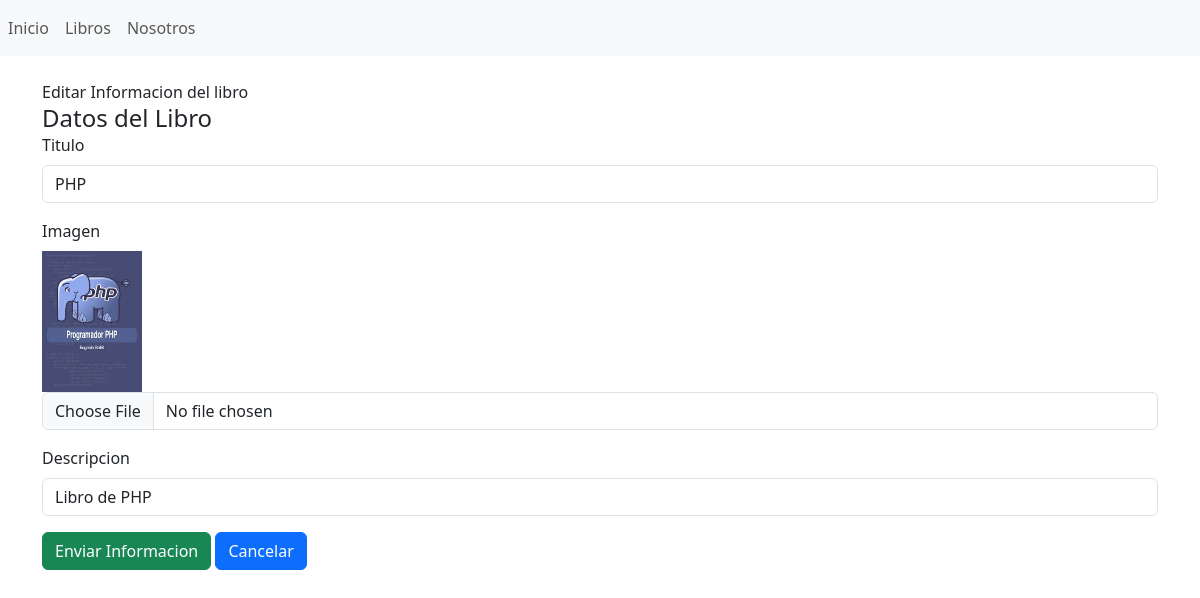
Screenshot of /libros/editar/1 with the database file from the repository.
### libreria/models.py (models this page shows, shortened)
class Libro(models.Model):
    id=models.AutoField(primary_key=True)
    titulo = models.CharField(max_length=100,verbose_name='Titulo')
    imagen = models.ImageField(upload_to='imagenes/', verbose_name='Imagen', null=True)
    descripcion=models.TextField(null=True,verbose_name='Descripcion')

### libreria/views.py (the view)
# urls.py: path('libros/editar',views.editar, name='editar'),
def editar(request, id):
    libro =Libro.objects.get(id=id)
    formulario= LibroForm(request.POST or None, request.FILES or None, instance=libro)
    if formulario.is_valid() and request.POST:
        formulario.save()
        return redirect('libros')
    return render(request, 'libros/editar.html', {'formulario': formulario})

### libreria/forms.py
class LibroForm(forms.ModelForm):
    class Meta:
        model=Libro
        fields="__all__"

### libreria/templates/libros/editar.html (shortened to what this page needs)
{% extends "base.html" %}
{% block contenido %}
<div class="card-header">
    Editar Informacion del libro
</div>
<div class="card-body">
    <h4 class="card-title">Datos del Libro</h4>
    {% include 'libros/form.html' %}
</div>
{% endblock %}

### libreria/templates/libros/form.html (shortened to what this page needs)
<form enctype="multipart/form-data" method="post">
{% for campo in formulario %}
    <div class="mb-3">
        <label for="" class="form-label">{{ campo.label }}</label>
        {% if campo.field.widget.input_type == 'file' and campo.value %}
        <br>
        <img src="{{MEDIA_URL}}/imagenes/{{campo.value}}" width="100">
        {% endif %}
        <input
            type="{{ campo.field.widget.input_type }}"
            class="form-control"
            name="{{ campo.name }}"
            id=""
            aria-describedby="helpId"
            placeholder="{{ campo.label }}"
            value="{{ campo.value | default:''}}"
        />
    </div>
    {% endfor %}
    <input
        name=""
        id=""
        class="btn btn-success"
        type="submit"
        value="Enviar Informacion"
    />
    <a
        name=""
        id=""
        class="btn btn-primary"
        href="{% url 'libros' %}"
        role="button"
        >Cancelar</a
    >
</form>

### rows the page displays
Libro: titulo "PHP" "Libro de PHP", value (picture)

### other values shown
{{ campo.label }} "Titulo" "Imagen" "Descripcion"
